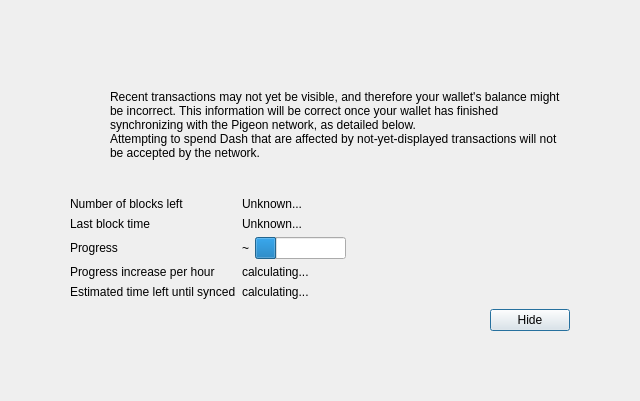
<?xml version="1.0" encoding="UTF-8"?>
<ui version="4.0">
 <class>ModalOverlay</class>
 <widget class="ModalOverlay" name="ModalOverlay">
  <property name="geometry">
   <rect>
    <x>0</x>
    <y>0</y>
    <width>640</width>
    <height>401</height>
   </rect>
  </property>
  <property name="windowTitle">
   <string>Form</string>
  </property>
  <layout class="QVBoxLayout" name="verticalLayout" stretch="0">
   <property name="sizeConstraint">
    <enum>QLayout::SetDefaultConstraint</enum>
   </property>
   <property name="leftMargin">
    <number>0</number>
   </property>
   <property name="topMargin">
    <number>0</number>
   </property>
   <property name="rightMargin">
    <number>0</number>
   </property>
   <property name="bottomMargin">
    <number>0</number>
   </property>
   <item>
    <widget class="QWidget" name="bgWidget" native="true">
     <property name="styleSheet">
      <string notr="true"/>
     </property>
     <layout class="QVBoxLayout" name="verticalLayoutMain" stretch="0">
      <property name="leftMargin">
       <number>60</number>
      </property>
      <property name="topMargin">
       <number>60</number>
      </property>
      <property name="rightMargin">
       <number>60</number>
      </property>
      <property name="bottomMargin">
       <number>60</number>
      </property>
      <item>
       <widget class="QWidget" name="contentWidget" native="true">
        <property name="styleSheet">
         <string notr="true"/>
        </property>
        <layout class="QVBoxLayout" name="verticalLayoutSub" stretch="1,0,0,0,0">
         <property name="spacing">
          <number>0</number>
         </property>
         <property name="leftMargin">
          <number>10</number>
         </property>
         <property name="topMargin">
          <number>10</number>
         </property>
         <property name="rightMargin">
          <number>10</number>
         </property>
         <property name="bottomMargin">
          <number>10</number>
         </property>
         <item>
          <layout class="QHBoxLayout" name="horizontalLayoutIconText" stretch="0,1">
           <property name="topMargin">
            <number>20</number>
           </property>
           <item>
            <layout class="QVBoxLayout" name="verticalLayoutIcon">
             <property name="leftMargin">
              <number>0</number>
             </property>
             <item>
              <widget class="QPushButton" name="warningIcon">
               <property name="enabled">
                <bool>false</bool>
               </property>
               <property name="text">
                <string/>
               </property>
               <property name="icon">
                <iconset>
                 <normaloff>:/icons/warning</normaloff>
                 <disabledoff>:/icons/warning</disabledoff>:/icons/warning</iconset>
               </property>
               <property name="iconSize">
                <size>
                 <width>48</width>
                 <height>48</height>
                </size>
               </property>
               <property name="flat">
                <bool>true</bool>
               </property>
              </widget>
             </item>
             <item>
              <spacer name="verticalSpacerWarningIcon">
               <property name="orientation">
                <enum>Qt::Vertical</enum>
               </property>
               <property name="sizeHint" stdset="0">
                <size>
                 <width>20</width>
                 <height>40</height>
                </size>
               </property>
              </spacer>
             </item>
            </layout>
           </item>
           <item>
            <layout class="QVBoxLayout" name="verticalLayoutInfoText">
             <property name="leftMargin">
              <number>0</number>
             </property>
             <property name="topMargin">
              <number>0</number>
             </property>
             <item>
              <widget class="QLabel" name="infoText">
               <property name="text">
                <string>Recent transactions may not yet be visible, and therefore your wallet's balance might be incorrect. This information will be correct once your wallet has finished synchronizing with the Pigeon network, as detailed below.</string>
               </property>
               <property name="textFormat">
                <enum>Qt::RichText</enum>
               </property>
               <property name="wordWrap">
                <bool>true</bool>
               </property>
              </widget>
             </item>
             <item>
              <widget class="QLabel" name="infoTextStrong">
               <property name="text">
                <string>Attempting to spend Dash that are affected by not-yet-displayed transactions will not be accepted by the network.</string>
               </property>
               <property name="textFormat">
                <enum>Qt::RichText</enum>
               </property>
               <property name="wordWrap">
                <bool>true</bool>
               </property>
              </widget>
             </item>
             <item>
              <spacer name="verticalSpacerInTextSpace">
               <property name="orientation">
                <enum>Qt::Vertical</enum>
               </property>
               <property name="sizeHint" stdset="0">
                <size>
                 <width>20</width>
                 <height>40</height>
                </size>
               </property>
              </spacer>
             </item>
            </layout>
           </item>
          </layout>
         </item>
         <item>
          <spacer name="verticalSpacerAfterText">
           <property name="orientation">
            <enum>Qt::Vertical</enum>
           </property>
           <property name="sizeHint" stdset="0">
            <size>
             <width>20</width>
             <height>40</height>
            </size>
           </property>
          </spacer>
         </item>
         <item>
          <layout class="QFormLayout" name="formLayout">
           <property name="fieldGrowthPolicy">
            <enum>QFormLayout::FieldsStayAtSizeHint</enum>
           </property>
           <property name="horizontalSpacing">
            <number>6</number>
           </property>
           <property name="verticalSpacing">
            <number>6</number>
           </property>
           <property name="topMargin">
            <number>10</number>
           </property>
           <item row="0" column="0">
            <widget class="QLabel" name="labelNumberOfBlocksLeft">
             <property name="text">
              <string>Number of blocks left</string>
             </property>
            </widget>
           </item>
           <item row="0" column="1">
            <widget class="QLabel" name="numberOfBlocksLeft">
             <property name="text">
              <string>Unknown...</string>
             </property>
            </widget>
           </item>
           <item row="1" column="0">
            <widget class="QLabel" name="labelLastBlockTime">
             <property name="text">
              <string>Last block time</string>
             </property>
            </widget>
           </item>
           <item row="1" column="1">
            <widget class="QLabel" name="newestBlockDate">
             <property name="sizePolicy">
              <sizepolicy hsizetype="Maximum" vsizetype="Preferred">
               <horstretch>0</horstretch>
               <verstretch>0</verstretch>
              </sizepolicy>
             </property>
             <property name="text">
              <string>Unknown...</string>
             </property>
            </widget>
           </item>
           <item row="2" column="0">
            <widget class="QLabel" name="labelSyncDone">
             <property name="text">
              <string>Progress</string>
             </property>
            </widget>
           </item>
           <item row="2" column="1">
            <layout class="QHBoxLayout" name="horizontalLayoutSync" stretch="0,1">
             <item>
              <widget class="QLabel" name="percentageProgress">
               <property name="text">
                <string notr="true">~</string>
               </property>
              </widget>
             </item>
             <item>
              <widget class="QProgressBar" name="progressBar">
               <property name="value">
                <number>24</number>
               </property>
               <property name="format">
                <string/>
               </property>
              </widget>
             </item>
            </layout>
           </item>
           <item row="4" column="0">
            <widget class="QLabel" name="labelProgressIncrease">
             <property name="text">
              <string>Progress increase per hour</string>
             </property>
            </widget>
           </item>
           <item row="4" column="1">
            <widget class="QLabel" name="progressIncreasePerH">
             <property name="text">
              <string>calculating...</string>
             </property>
            </widget>
           </item>
           <item row="5" column="0">
            <widget class="QLabel" name="labelEstimatedTimeLeft">
             <property name="text">
              <string>Estimated time left until synced</string>
             </property>
            </widget>
           </item>
           <item row="5" column="1">
            <widget class="QLabel" name="expectedTimeLeft">
             <property name="text">
              <string>calculating...</string>
             </property>
            </widget>
           </item>
          </layout>
         </item>
         <item>
          <layout class="QHBoxLayout" name="horizontalLayoutButtons">
           <property name="leftMargin">
            <number>10</number>
           </property>
           <property name="topMargin">
            <number>10</number>
           </property>
           <item>
            <spacer name="horizontalSpacer">
             <property name="orientation">
              <enum>Qt::Horizontal</enum>
             </property>
             <property name="sizeHint" stdset="0">
              <size>
               <width>40</width>
               <height>20</height>
              </size>
             </property>
            </spacer>
           </item>
           <item>
            <widget class="QPushButton" name="closeButton">
             <property name="text">
              <string>Hide</string>
             </property>
             <property name="focusPolicy">
              <enum>Qt::StrongFocus</enum>
             </property>
             <property name="default">
              <bool>true</bool>
             </property>
            </widget>
           </item>
          </layout>
         </item>
         <item>
          <layout class="QVBoxLayout" name="verticalLayout_2">
           <item>
            <spacer name="verticalSpacer">
             <property name="orientation">
              <enum>Qt::Vertical</enum>
             </property>
             <property name="sizeHint" stdset="0">
              <size>
               <width>20</width>
               <height>40</height>
              </size>
             </property>
            </spacer>
           </item>
          </layout>
         </item>
        </layout>
       </widget>
      </item>
     </layout>
    </widget>
   </item>
  </layout>
 </widget>
 <customwidgets>
  <customwidget>
   <class>ModalOverlay</class>
   <extends>QWidget</extends>
   <header>qt/modaloverlay.h</header>
   <container>1</container>
  </customwidget>
 </customwidgets>
 <resources/>
 <connections/>
</ui>
